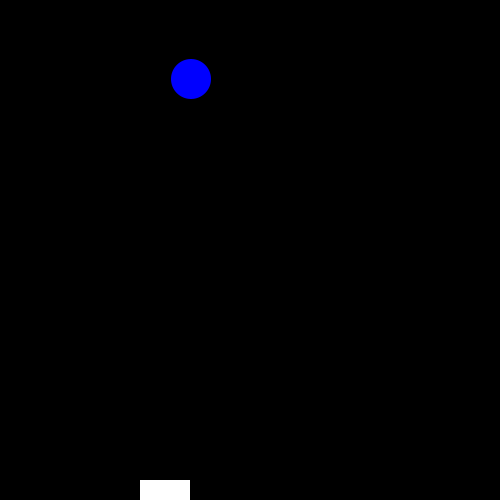
Frame 1 (no input)
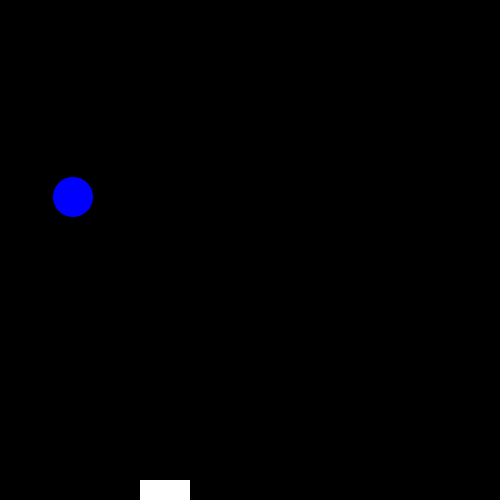
Frame 60 (the mouse pressed at the canvas centre just before this capture)
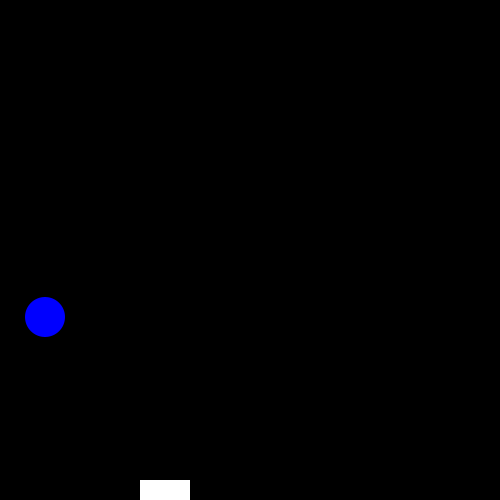
Frame 120 (the mouse held since frame 60 and released just before this capture)

The Processing sketch that drew these frames (run headless with seeded random() and noise(); from frame 60 on, the mouse is pressed at the canvas centre):

// Processing sketch: processing_84082
// ── processing_84082.pde

//Matheson Gee Computer Programming 1 Mods:14/15
ball Bob;
pad Paddle;
void setup()
{
  Paddle=new pad();
  Bob=new ball();
  size(500,500);
}
  
void draw()
{
  background(0);
  Paddle.keyPressed();
  Paddle.shows();
  Bob.move();
  Bob.bounce();
  Bob.show();
}
class pad
{
  int x,y;
  boolean left, right;
  pad()
  {
    x=140;
    y=480;
    left=false;
    right=false;
  }
  void keyPressed()
  {
    if(keyPressed == true & key=='d')
    {
      x=x+2;
    }
    if(keyPressed==true & key=='a')
    {
      x=x-2;
    }
  }
  void shows()
  {
    noStroke();
    fill(255);
    rect(x,y,50,20);
  }
}
class ball
{
  int x, y;
  boolean up, right;
  ball()
  {
    x=int(random(300));
    y=int(random(300));
    up=false;
    right=false;
  }
  void move()
  {
    if (right == true)
    {
      x=x+2;
    }
    else
    {
      x=x-2;
    }
    if (up == true)
    {
      y=y-2;
    }
    else
    {
      y=y+2;
    }
    if(get(x,y+12)==color(255))
    {
      up=true;
    } 
  }
  
  void bounce()
  {
    if (x<1)
    {
      right = true;
    }
    if (x>499)
    {
      right = false;
    }
    if (y<1)
    {
      up = false;
    }
    if (y>499)
    {
      up=true;
    }
  }
  void show()
  {
    noStroke();
    fill(0,0,255);
    ellipse(x, y, 40, 40);
  }
}
